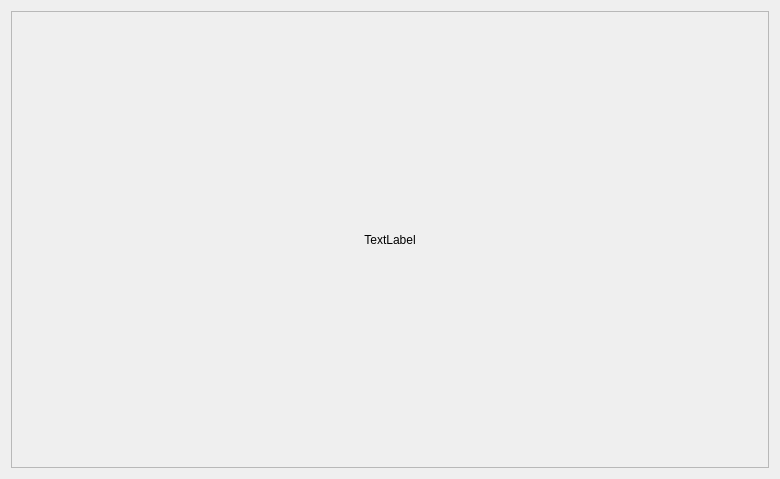
<?xml version="1.0" encoding="UTF-8"?>
<ui version="4.0">
 <class>comic_Strips_class</class>
 <widget class="QWidget" name="comic_Strips_class">
  <property name="geometry">
   <rect>
    <x>0</x>
    <y>0</y>
    <width>780</width>
    <height>479</height>
   </rect>
  </property>
  <property name="windowTitle">
   <string>comic_Strips_class</string>
  </property>
  <layout class="QGridLayout" name="gridLayout">
   <item row="0" column="0">
    <widget class="QScrollArea" name="scrollArea">
     <property name="widgetResizable">
      <bool>true</bool>
     </property>
     <widget class="QWidget" name="scrollAreaWidgetContents">
      <property name="geometry">
       <rect>
        <x>0</x>
        <y>0</y>
        <width>756</width>
        <height>455</height>
       </rect>
      </property>
      <layout class="QGridLayout" name="gridLayout_2">
       <item row="0" column="0">
        <widget class="QLabel" name="label">
         <property name="text">
          <string>TextLabel</string>
         </property>
         <property name="alignment">
          <set>Qt::AlignCenter</set>
         </property>
        </widget>
       </item>
      </layout>
     </widget>
    </widget>
   </item>
  </layout>
 </widget>
 <layoutdefault spacing="6" margin="11"/>
 <resources/>
 <connections/>
</ui>
